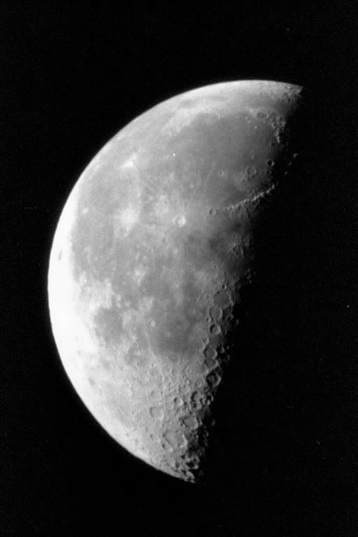
#> input picture moon.tif, 358 x 537 px
$ python main.py
#> lines starting #> are read from the running program, lines starting #| are printed output that depends on the picture
from PIL import Image, ImageFilter
import numpy as np
import matplotlib.pyplot as plt
import matplotlib.image as mpimg

im = Image.open("moon.tif")
#> im is the input picture: PIL image 358x537 L; min 0, max 253, mean 52.9
# im.show()
print(im.size)
#| (358, 537)
# im = im.filter(ImageFilter.DETAIL)

edge_detect = np.array([[0,-1,0],
                          [-1, 4,-1],
                          [0,-1,0]])

kernel_moon = im.filter(ImageFilter.Kernel(size=(3,3), kernel=edge_detect.flatten(),scale=0.2))
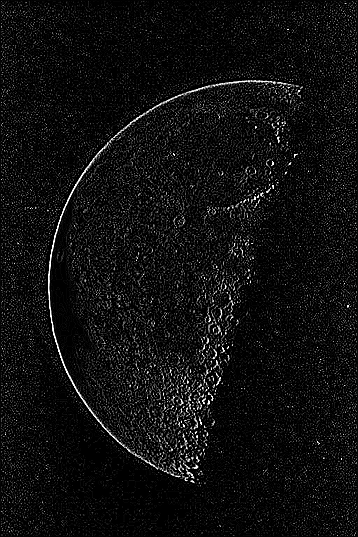
#> kernel_moon: PIL image 358x537 L; min 0, max 255, mean 15.6
# kernel_moon.show()
kernel_moon.save("kernel_moon.tif")

# kernel_moon = kernel_moon / 255

im1 = np.array(Image.open("moon.tif"))
im2 = np.array(Image.open("kernel_moon.tif").resize(im1.shape[1::-1], Image.BILINEAR))

fig = plt.figure()
a = fig.add_subplot(1, 2, 1)
#imgplot = plt.imshow(im1)
a.set
plt.imshow(im1, 'gray')
plt.savefig('im0.png')
plt.hist(im1)
plt.savefig('im1Hist.png')
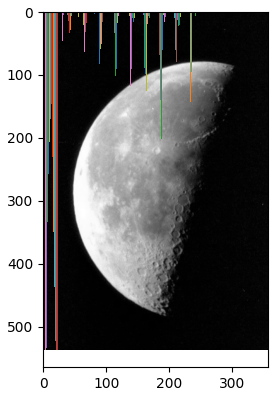
#> figure drawn by matplotlib, 1 panel
plt.imshow(im2, 'gray')
plt.savefig('im2.png')
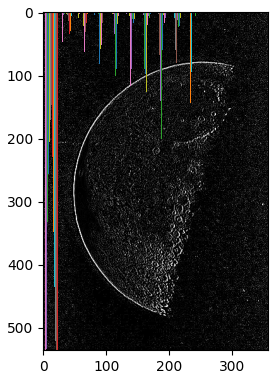
#> figure drawn by matplotlib, 1 panel
plt.hist(im2)
plt.savefig('im2Hist.png')
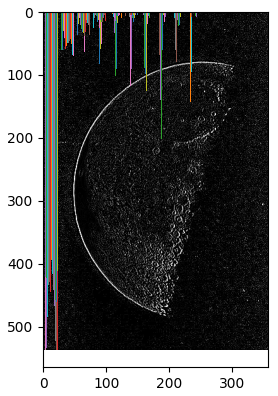
#> figure drawn by matplotlib, 1 panel


print(im1.dtype)
#| uint8

dst = im1 * 0.5 + im2 * 0.5
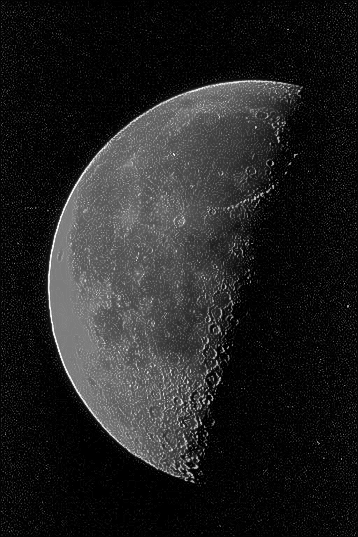
#> dst: shape (537, 358) float64; min 0, max 253, mean 34.3
plt.imshow(dst, 'gray')
plt.savefig('dst.png')
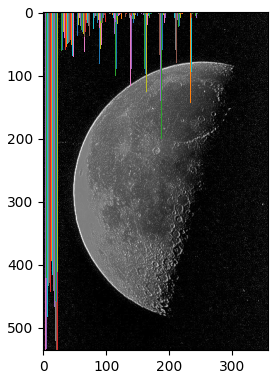
#> figure drawn by matplotlib, 1 panel
plt.hist(dst)
plt.savefig('dstHist.png')
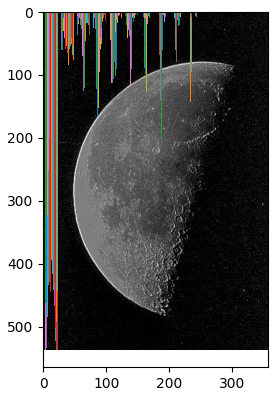
#> figure drawn by matplotlib, 1 panel
print(dst.dtype)
#| float64
# float64

# Image.fromarray(dst.astype(np.uint8)).show()
